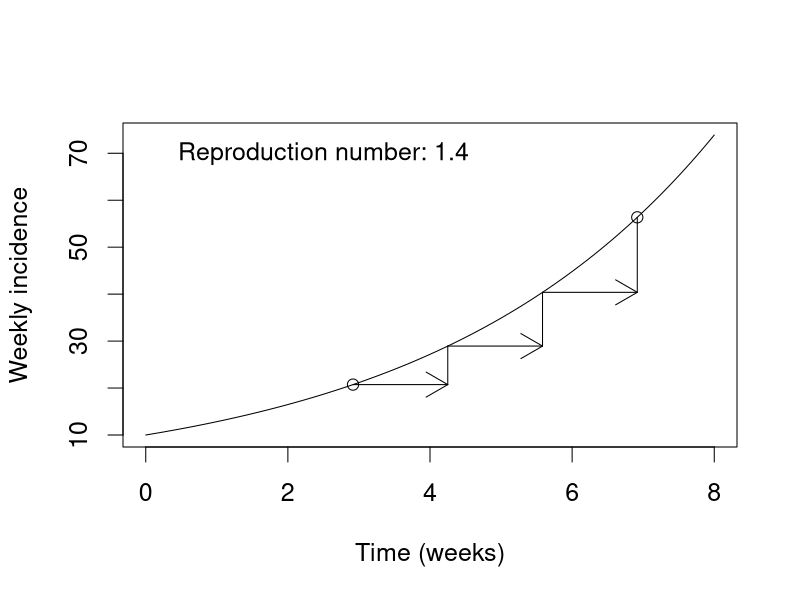
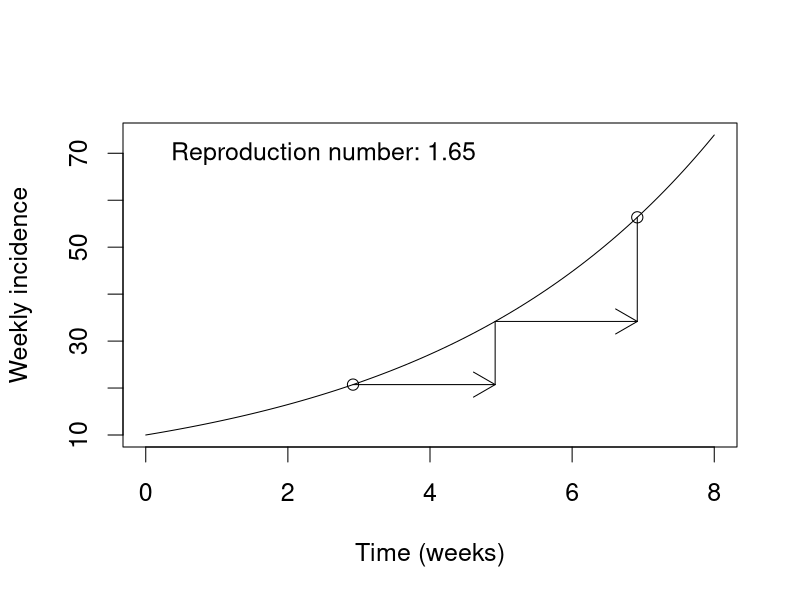

Recreate these plots in R, in order.
par (cex=1.5)

finTime <- 8
i0 <- 10
C <- 4

steps <- 2
mult <- 6
ss <- mult*steps

basePlot <- function(t, i){
	plot(t, i
		, type = "l"
		, xlab = "Time (weeks)"
		, ylab = "Weekly incidence"
	)
}

arrowStep <- function(t, i, astart, adist, asteps, ss){
	pts <- (astart + adist*(0:asteps)/asteps)*ss
	x <- t[pts]
	y <- i[pts]
	points(c(min(x), max(x)), c(min(y), max(y))) 
	arrows(x[-length(x)], y[-length(y)] 
		, x[-1], y[-length(y)] 
	)
	arrows(x[-1], y[-length(y)] 
		, x[-1], y[-1]
		, length=0
	)
}

t <- (0:(finTime*ss))/ss
i <- i0*exp(t/C)

basePlot(t, i)
arrowStep(t, i, astart=3, adist=4, asteps=3, ss) ## gen length 4/3 days
text(2.5, 70, paste0("Reproduction number: ", round(exp(4/3/C), 2)))

basePlot(t, i)
arrowStep(t, i, astart=3, adist=4, asteps=2, ss) ## gen length 2 days
text(2.5, 70, paste0("Reproduction number: ", round(exp(2/C), 2)))
